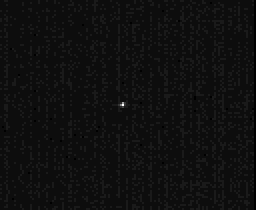
#> input picture Dataset/FirstImgs/sample1.bmp, 128 x 105 px, found by its file name (shown 2 times larger); the run also reads 1 picture not shown here
$ jupyter execute --allow-errors simulation.ipynb
#> lines starting #> are read from the running program, lines starting #| are printed output that depends on the picture; after the words box and inside, x2 and y2 are one past the last pixel; in counts of white or black regions, pixels touching at a corner belong together
# 关于针孔成像的仿真

[cell 1]
import numpy as np
import matplotlib.pyplot as plt
from proper import *
from matplotlib.colors import ListedColormap

plt.rcParams['font.sans-serif'] = ['SimHei']  # 使用黑体或其他支持中文的字体
plt.rcParams['axes.unicode_minus'] = False  # 用于正常显示负号

wavelength = 0.5  # 波长 0.5um
hole_diameter = 10e-6  # 针孔尺寸 10um

#> (the rest of this cell did not finish here and is left out)

## 绘图

#> (a cell that did not finish here is left out)

[cell 3]
# 指定colorbar的最小值和最大值
vmin = 0.0
vmax = 1.0
fig = plt.figure(figsize=(10, 10), dpi=100)
# 创建坐标网格
#> (the rest of this cell did not finish here and is left out)

## 反思与尝试
成像的对比度很低，无法区分光斑和背景。考虑使用伽马变换校正图像；另外，是否可以通过检测第1级衍射来判断成像位置？

[cell 4]
import cv2
import numpy as np
import matplotlib.pyplot as plt

# 读取图像并以灰度图格式加载
image_cv = cv2.imread('Dataset\FirstImgs\sample1.bmp', cv2.IMREAD_GRAYSCALE)
#> image_cv is the input picture: shape (105, 128); min 0, max 19, mean 1.19

# 计算原始图像的直方图
hist_original = cv2.calcHist([image_cv], [0], None, [256], [0, 256])
#> hist_original = 256 values, max 10607 at index 1, min 0 at index 6, mean 52.5

# 伽马变换
gamma = 1.5  # 伽马值，可根据需要调整
gamma_image = np.power(image_cv / 255.0, gamma) * 255.0

# 计算伽马变换后图像的直方图
hist_gamma = cv2.calcHist([gamma_image.astype(np.uint8)], [0], None, [256], [0, 256])
#> hist_gamma = 256 values, max 13437 at index 0, min 0 at index 3, mean 52.5

# 进行直方图均衡化
equalized_image = cv2.equalizeHist(image_cv)
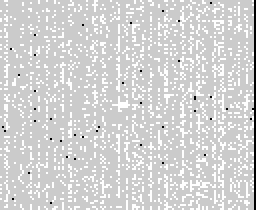
#> equalized_image: shape (105, 128) (shown 2 times larger); min 0, max 255, mean 211.2

# 计算均衡化后图像的直方图
hist_equalized = cv2.calcHist([equalized_image], [0], None, [256], [0, 256])
#> hist_equalized = 256 values, max 10607 at index 203, min 0 at index 1, mean 52.5

# 计算伽马变换+均衡化后图像
equalized_gamma_image = cv2.equalizeHist(gamma_image.astype(np.uint8))

# 计算伽马变换+均衡化后图像的直方图
hist_equalized_gamma = cv2.calcHist([equalized_gamma_image], [0], None, [256], [0, 256])
#> hist_equalized_gamma = 256 values, max 13437 at index 0, min 0 at index 1, mean 52.5

# 显示原始图像及其灰度直方图
plt.figure(figsize=(12, 12))

plt.subplot(4, 4, 1)
plt.imshow(image_cv, cmap='gray')
plt.title('Original Image')
plt.axis('off')

plt.subplot(4, 4, 2)
plt.plot(hist_original)
plt.title('Original Image Histogram')
plt.xlabel('Pixel Value')
plt.ylabel('Frequency')

# 显示伽马变换后的图像及其灰度直方图
plt.subplot(4, 4, 5)
plt.imshow(gamma_image, cmap='gray')
plt.title('Gamma Transformed Image')
plt.axis('off')

plt.subplot(4, 4, 6)
plt.plot(hist_gamma)
plt.title('Gamma Transformed Image Histogram')
plt.xlabel('Pixel Value')
plt.ylabel('Frequency')

# 显示直方图均衡化后的图像及其灰度直方图
plt.subplot(4, 4, 9)
plt.imshow(equalized_image, cmap='gray')
plt.title('Equalized Image')
plt.axis('off')

plt.subplot(4, 4, 10)
plt.plot(hist_equalized)
plt.title('Equalized Image Histogram')
plt.xlabel('Pixel Value')
plt.ylabel('Frequency')

# 显示伽马变换+直方图均衡化后的图像及其灰度直方图
plt.subplot(4, 4, 13)
plt.imshow(equalized_gamma_image, cmap='gray')
plt.title('Gamma Equalized Image')
plt.axis('off')

plt.subplot(4, 4, 14)
plt.plot(hist_equalized_gamma)
plt.title('Gamma Equalized Image Histogram')
plt.xlabel('Pixel Value')
plt.ylabel('Frequency')

plt.tight_layout()
plt.show()
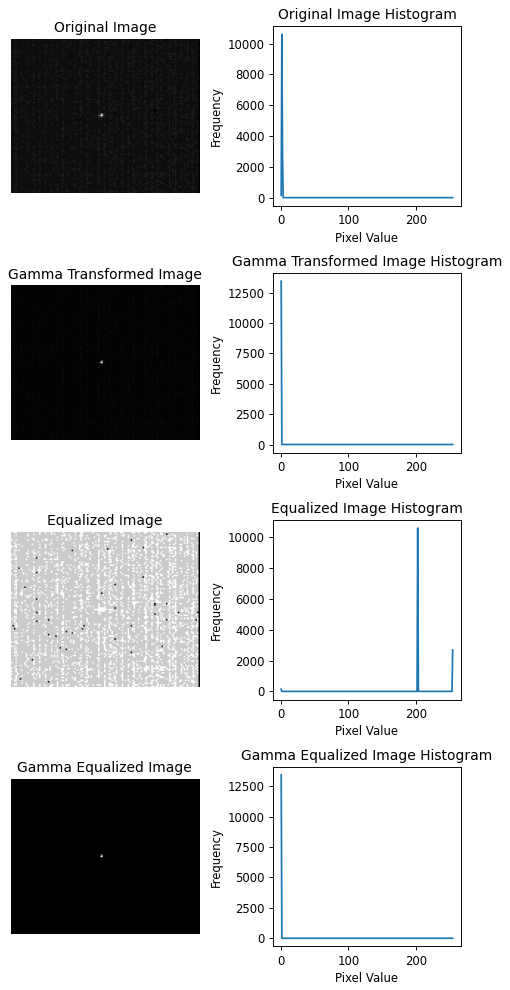
#> figure drawn by matplotlib, 8 panels; panel 2: curve peaks at x = 1, y = 10607; panel 4: curve peaks at x = 0, y = 13437; panel 6: curve peaks at x = 203, y = 10607; panel 8: curve peaks at x = 0, y = 13437
#> `ax.plot_surface(x, y, image, cmap='viridis')`:
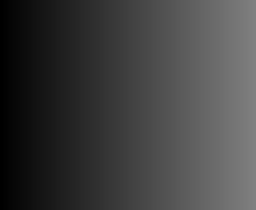
#> x: shape (105, 128) int64 (shown 2 times larger); min 0, max 127, mean 63.5
#> `plt.show()`:
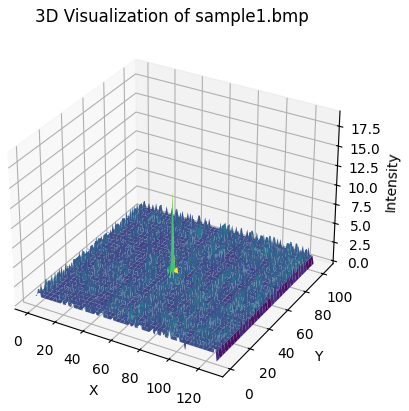
#> figure drawn by matplotlib, 1 panel

[cell 5]
import numpy as np
import matplotlib.pyplot as plt
from mpl_toolkits.mplot3d import Axes3D

# 读取并可视化三张 BMP 图像
#> (the rest of this cell did not finish here and is left out)

[cell 6]
import os
import matplotlib.pyplot as plt
from mpl_toolkits.mplot3d import Axes3D
import numpy as np

# 定义一个函数，用于读取图像并进行3D可视化
def visualize_images_in_folder(folder_path, folder_name):
    # 获取文件夹中的图像文件
    image_files = [f for f in os.listdir(folder_path) if f.endswith(".bmp")]

    # 创建一个新的3D图形
    fig = plt.figure(figsize=(30, 10))  # 调整figure大小

    # 循环处理文件夹中的每个图像
    for i, image_file in enumerate(image_files):
        # 构建图像文件的完整路径
        image_path = os.path.join(folder_path, image_file)

        # 读入图像
        image = plt.imread(image_path)

        # 获取图像的高度和宽度
        height, width = image.shape

        # 创建网格
        x = np.arange(0, width, 1)
        y = np.arange(0, height, 1)
        X, Y = np.meshgrid(x, y)

        # 创建3D坐标网格
        Z = image

        # 创建3D子图
        ax = fig.add_subplot(1, len(image_files), i+1, projection='3d')

        # 绘制3D表面
        surf = ax.plot_surface(X, Y, Z, cmap='viridis')

        # 设置Z轴刻度范围
        ax.set_zlim(0, 20)

        # 设置图形标题
        ax.set_title(f"{folder_name}/{image_file}")

    # 显示图形
    plt.show()

# 定义文件夹路径
base_folder = r'D:\Projects\Python\SimulationForPinhole\originImgs'
folder_names = ['sample1', 'sample2', 'sample3']

# 遍历每个文件夹并可视化图像
#> (the rest of this cell did not finish here and is left out)

[cell 7]
import os
import cv2
import numpy as np
import matplotlib.pyplot as plt

# 定义一个函数，用于处理图像并显示
def process_and_display_image(image_path):
    # 读入图像
    image = cv2.imread(image_path, cv2.IMREAD_GRAYSCALE)

    # 处理图像：将灰度值大于5的像素设为白色
    red_threshold = 5
    image_red = np.zeros_like(image)
    image_red[image > red_threshold] = 255

    # 寻找红色区域的中心点坐标
    contours, _ = cv2.findContours(image_red, cv2.RETR_EXTERNAL, cv2.CHAIN_APPROX_SIMPLE)
    if contours:
        # 获取红色区域的中心坐标
        moments = cv2.moments(contours[0])
        if moments["m00"] != 0:
            center_x = int(moments["m10"] / moments["m00"])
            center_y = int(moments["m01"] / moments["m00"])
            # 在图像上显示中心点坐标
            cv2.circle(image_red, (center_x, center_y), 20, 255, -1)
            # 显示图像
            plt.imshow(image_red, cmap='gray')
            plt.title("Processed Image: "+os.path.basename(image_path))
            plt.show()
        else:
            print(os.path.basename(image_path)+"中没有灰度值大于阈值的区域！")
    else:
        print(os.path.basename(image_path)+"中没有灰度值大于阈值的区域！")

# 定义文件夹路径
base_folder = r'D:\Projects\Python\SimulationForPinhole\originImgs\sample1'  # 更改为您的文件夹路径

# 遍历文件夹中的图像文件并处理显示
#> (the rest of this cell did not finish here and is left out)

[cell 8]
import cv2
import numpy as np
import matplotlib.pyplot as plt
from mpl_toolkits.mplot3d import Axes3D

# 读入图像
image = cv2.imread("sample1big.bmp", cv2.IMREAD_GRAYSCALE)
#> image: shape (1522, 1649); min 0, max 36, mean 0

# 伽马变换参数
gamma = 1.5  # 可根据需要调整伽马值

# 对图像进行伽马变换
gamma_corrected_image = np.power(image, gamma).astype(np.uint8)

# 显示伽马变换后的图像
plt.figure(figsize=(8, 4))
plt.subplot(121)
plt.imshow(image, cmap='gray')
plt.title("原始图像")

plt.subplot(122)
plt.imshow(gamma_corrected_image, cmap='gray')
plt.title("伽马变换后")

# 3D可视化
# 获取图像的高度和宽度
height, width = gamma_corrected_image.shape
#> height = 1522; width = 1649

# 创建网格
x = np.arange(0, width, 1)
#> x = 1649 values from 0 to 1648
y = np.arange(0, height, 1)
#> y = 1522 values from 0 to 1521
X, Y = np.meshgrid(x, y)

# 创建3D坐标网格
Z = gamma_corrected_image

# 创建3D图形
fig = plt.figure()
ax = fig.add_subplot(111, projection='3d')

# 绘制3D表面
surf = ax.plot_surface(X, Y, Z, cmap='viridis')
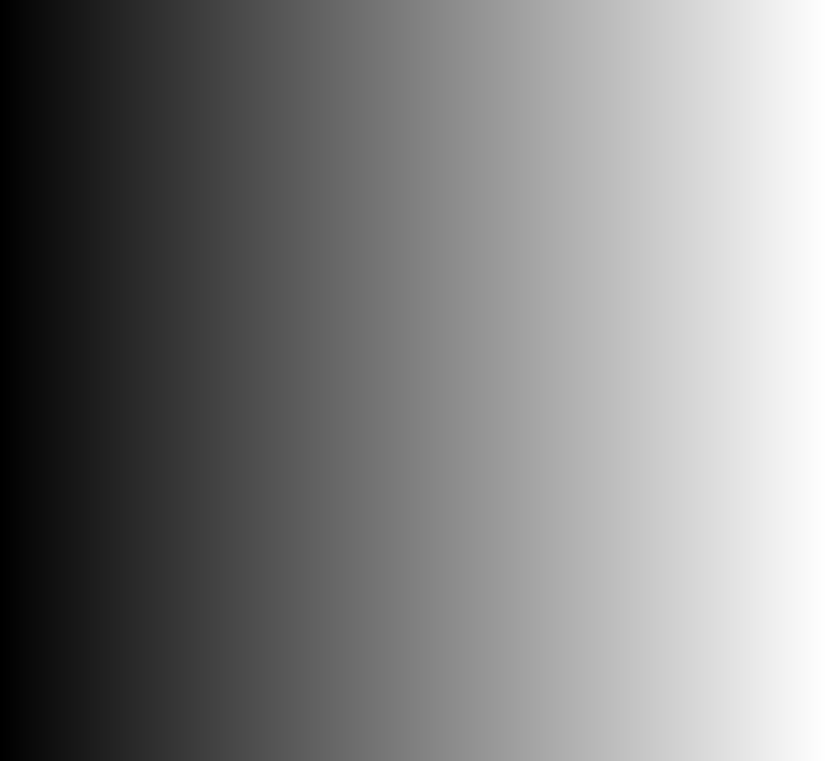
#> X: shape (1522, 1649) int64 (shown at 1/2 size); min 0, max 1648, mean 824; drawn with min black and max white

# 设置Z轴刻度范围
ax.set_zlim(0, 255)

# 设置图形标题
ax.set_title("3D Visualization of Gamma Corrected Image")

# 显示图形
plt.show()
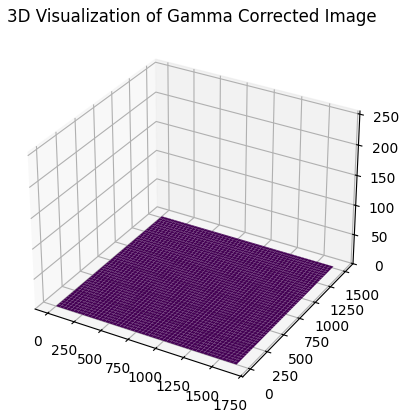
#> figure drawn by matplotlib, 1 panel

process_and_display_image("sample1big.bmp")
#> in process_and_display_image, `cv2.circle(image_red, (center_x, center_y), 20, 255, -1)`:
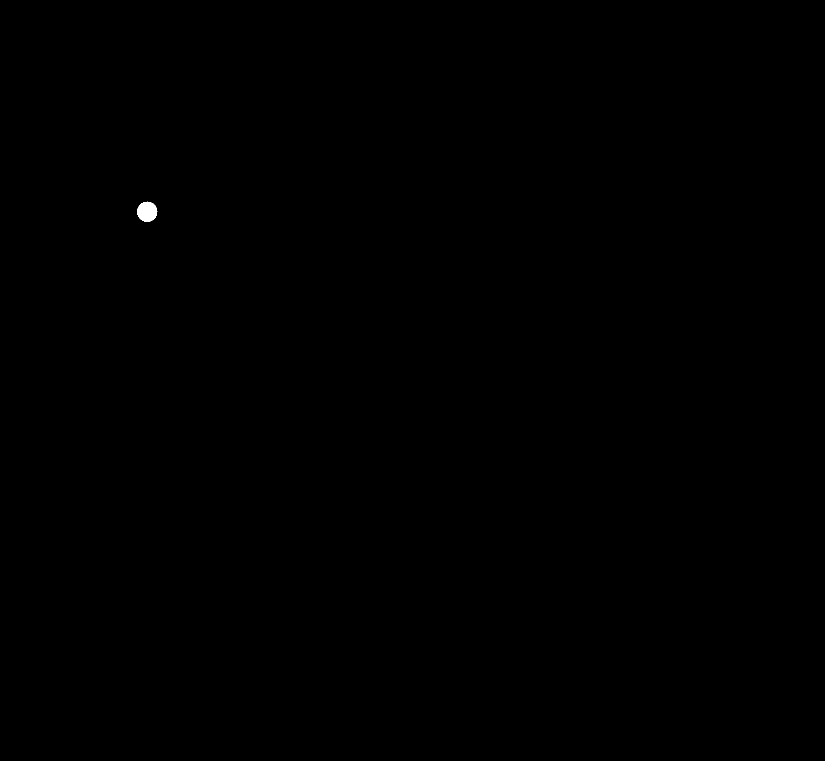
#> image_red: shape (1522, 1649) (shown at 1/2 size); 0.05% white; 1 white region, box (x1, y1, x2, y2) and area: (274, 403, 315, 444) 1257
